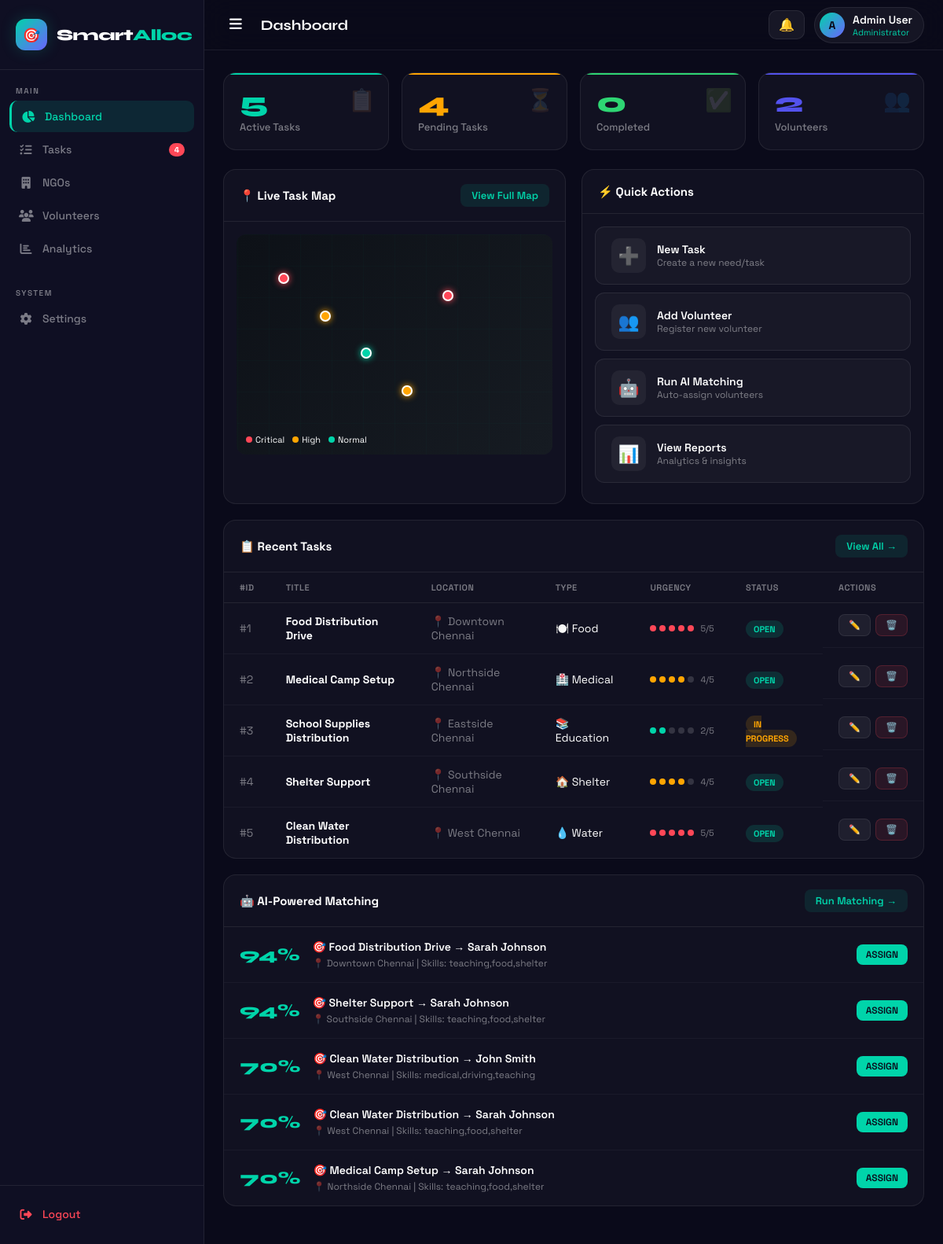
Screenshot of /smartalloc/pages/admin_dashboard.php (signed in) with the database file from the repository.
### tables this page shows
CREATE TABLE IF NOT EXISTS tasks (
    id INT AUTO_INCREMENT PRIMARY KEY,
    title VARCHAR(200) NOT NULL,
    description TEXT,
    location VARCHAR(200),
    latitude DECIMAL(10,8) DEFAULT 11.0168,
    longitude DECIMAL(11,8) DEFAULT 76.9558,
    problem_type ENUM('food','medical','shelter','water','education','other') DEFAULT 'other',
    urgency INT DEFAULT 3 CHECK (urgency BETWEEN 1 AND 5),
    status ENUM('open','in-progress','completed') DEFAULT 'open',
    volunteers_needed INT DEFAULT 1,
    created_by INT,
    ngo_id INT NULL,
    created_at TIMESTAMP DEFAULT CURRENT_TIMESTAMP,
    updated_at TIMESTAMP DEFAULT CURRENT_TIMESTAMP ON UPDATE CURRENT_TIMESTAMP,
    FOREIGN KEY (created_by) REFERENCES users(id),
    FOREIGN KEY (ngo_id) REFERENCES ngos(id)
);

CREATE TABLE IF NOT EXISTS users (
    id INT AUTO_INCREMENT PRIMARY KEY,
    name VARCHAR(100) NOT NULL,
    email VARCHAR(100) UNIQUE NOT NULL,
    password VARCHAR(255) NOT NULL,
    role ENUM('admin','volunteer','ngo') NOT NULL,
    volunteer_id VARCHAR(20) NULL,
    phone VARCHAR(20),
    location VARCHAR(200),
    skills TEXT,
    profile_pic VARCHAR(255) DEFAULT 'default.png',
    status ENUM('active','inactive','pending') DEFAULT 'active',
    created_at TIMESTAMP DEFAULT CURRENT_TIMESTAMP
);

### smartalloc/pages/admin_dashboard.php (the view, shortened to what this page needs)
<?php
include '../partials/admin_layout.php';
$tasks = $db->query("SELECT t.*, u.name as creator FROM tasks t LEFT JOIN users u ON t.created_by = u.id ORDER BY t.created_at DESC LIMIT 8")->fetch_all(MYSQLI_ASSOC);
$ai_matches = $db->query("
  SELECT t.id as task_id, t.title as task_title, t.problem_type, t.location as task_loc,
         u.id as vol_id, u.name as vol_name, u.skills, u.location as vol_loc,
         CASE
           WHEN u.skills LIKE CONCAT('%', t.problem_type, '%') THEN 94
           WHEN u.location = t.location THEN 82
           ELSE 70
         END as match_score
  FROM tasks t
  JOIN users u ON u.role='volunteer'
  LEFT JOIN assignments a ON a.task_id = t.id AND a.volunteer_id = u.id
  WHERE t.status='open' AND a.id IS NULL
  ORDER BY match_score DESC, t.urgency DESC
  LIMIT 5
")->fetch_all(MYSQLI_ASSOC);
$urgency_color = [5=>'#FF4757',4=>'#FFA502',3=>'#5352ED',2=>'#00D4AA',1=>'#888'];
?>
<div class="sidebar" id="sidebar">
  <div class="sidebar-logo">
    <div class="logo-icon">🎯</div>
    <div class="logo-text">Smart<span>Alloc</span></div>
  </div>
  <div class="nav-section">
    <div class="nav-label">Main</div>
    <a class="nav-item active" href="/smartalloc/pages/admin_dashboard.php"><i class="fas fa-chart-pie"></i> Dashboard</a>
    <a class="nav-item" href="/smartalloc/pages/admin_tasks.php"><i class="fas fa-tasks"></i> Tasks <span class="nav-badge"><?= $stats['open_tasks'] ?></span></a>
    <a class="nav-item" href="#" onclick="showSection('ngos')"><i class="fas fa-building"></i> NGOs</a>
    <a class="nav-item" href="#" onclick="showSection('volunteers')"><i class="fas fa-users"></i> Volunteers</a>
    <a class="nav-item" href="/smartalloc/pages/admin_analytics.php"><i class="fas fa-chart-bar"></i> Analytics</a>
  </div>
  <div class="nav-section">
    <div class="nav-label">System</div>
    <a class="nav-item" href="#"><i class="fas fa-cog"></i> Settings</a>
  </div>
  <div class="sidebar-footer">
    <a class="nav-item" href="/smartalloc/pages/logout.php" style="color: var(--danger)"><i class="fas fa-sign-out-alt"></i> Logout</a>
  </div>
</div>
<div class="main-content" id="mainContent">
  <div class="topnav">
    <button class="topnav-toggle" onclick="toggleSidebar()" title="Toggle Menu">
      <i class="fas fa-bars"></i>
    </button>
    <div class="topnav-title">Dashboard</div>
    <div class="topnav-actions">
      <button class="notif-btn" onclick="toggleNotifs()" title="Notifications">
        🔔 <?php if($notif_count > 0): ?><span class="notif-badge"><?= $notif_count ?></span><?php endif; ?>
      </button>
      <div class="user-pill" onclick="toggleUserMenu()">
        <div class="user-avatar"><?= strtoupper(substr($user['name'],0,1)) ?></div>
        <div>
          <div class="user-name"><?= htmlspecialchars($user['name']) ?></div>
          <div class="user-role">Administrator</div>
        </div>
      </div>
    </div>
  </div>
  <div class="page-content">
    <div class="stat-grid">
      <div class="stat-card" style="--accent-color: #00D4AA">
        <div class="stat-number"><?= $stats['active_tasks'] + $stats['open_tasks'] ?></div>
        <div class="stat-label">Active Tasks</div>
        <div class="stat-icon">📋</div>
      </div>
      <div class="stat-card" style="--accent-color: #FFA502">
        <div class="stat-number"><?= $stats['open_tasks'] ?></div>
        <div class="stat-label">Pending Tasks</div>
        <div class="stat-icon">⏳</div>
      </div>
      <div class="stat-card" style="--accent-color: #2ED573">
        <div class="stat-number"><?= $stats['completed_tasks'] ?></div>
        <div class="stat-label">Completed</div>
        <div class="stat-icon">✅</div>
      </div>
      <div class="stat-card" style="--accent-color: #5352ED">
        <div class="stat-number"><?= $vol_count ?></div>
        <div class="stat-label">Volunteers</div>
        <div class="stat-icon">👥</div>
      </div>
    </div>
    <div class="grid-2">
      <div class="section-card">
        <div class="section-header">
          <div class="section-title">📍 Live Task Map</div>
          <button class="section-action" onclick="loadMap()">View Full Map</button>
        </div>
        <div style="padding: 16px;">
          <div class="map-container" id="taskMap">
            <div id="mapContent" style="width:100%;height:100%;position:relative;background:linear-gradient(135deg,#0d1117,#161b22);border-radius:8px;overflow:hidden;">
              <svg style="position:absolute;inset:0;width:100%;height:100%;opacity:0.1" viewBox="0 0 400 280">
                <defs><pattern id="g" width="40" height="40" patternUnits="userSpaceOnUse"><path d="M 40 0 L 0 0 0 40" fill="none" stroke="#00D4AA" stroke-width="0.5"/></pattern></defs>
                <rect width="400" height="280" fill="url(#g)"/>
              </svg>
              <?php foreach($tasks as $i => $t):
                $colors = [5=>'#FF4757',4=>'#FFA502',3=>'#5352ED',2=>'#00D4AA',1=>'#888'];
                $x = 15 + ($i * 13) % 70;
                $y = 20 + ($i * 17) % 60;
                $clr = $colors[$t['urgency']] ?? '#00D4AA';
              ?>
              <div style="position:absolute;left:<?=$x?>%;top:<?=$y?>%;transform:translate(-50%,-50%)">
                <div style="width:14px;height:14px;border-radius:50%;background:<?=$clr?>;border:2px solid white;cursor:pointer;box-shadow:0 0 8px <?=$clr?>"
                     title="<?=htmlspecialchars($t['title'])?> - <?=htmlspecialchars($t['location'])?>"></div>
              </div>
              <?php endforeach; ?>
              <div style="position:absolute;bottom:12px;left:12px;display:flex;gap:10px;font-size:11px;">
                <span style="display:flex;align-items:center;gap:4px"><span style="width:8px;height:8px;border-radius:50%;background:#FF4757;display:inline-block"></span>Critical</span>
                <span style="display:flex;align-items:center;gap:4px"><span style="width:8px;height:8px;border-radius:50%;background:#FFA502;display:inline-block"></span>High</span>
                <span style="display:flex;align-items:center;gap:4px"><span style="width:8px;height:8px;border-radius:50%;background:#00D4AA;display:inline-block"></span>Normal</span>
              </div>
            </div>
          </div>
        </div>
      </div>
      <div class="section-card">
        <div class="section-header">
          <div class="section-title">⚡ Quick Actions</div>
        </div>
        <div style="padding: 16px;">
          <div class="quick-action" onclick="openModal('taskModal')">
            <div class="qa-icon">➕</div>
            <div><div class="qa-text">New Task</div><div class="qa-sub">Create a new need/task</div></div>
          </div>
          <div class="quick-action" href="/smartalloc/pages/admin_tasks.php">
            <div class="qa-icon">👥</div>
            <div><div class="qa-text">Add Volunteer</div><div class="qa-sub">Register new volunteer</div></div>
          </div>
          <div class="quick-action" onclick="runAIMatch()">
            <div class="qa-icon">🤖</div>
            <div><div class="qa-text">Run AI Matching</div><div class="qa-sub">Auto-assign volunteers</div></div>
          </div>
          <div class="quick-action" href="/smartalloc/pages/admin_analytics.php">
            <div class="qa-icon">📊</div>
            <div><div class="qa-text">View Reports</div><div class="qa-sub">Analytics & insights</div></div>
          </div>
        </div>
      </div>
    </div>
    <div class="section-card">
      <div class="section-header">
        <div class="section-title">📋 Recent Tasks</div>
        <a href="/smartalloc/pages/admin_tasks.php" class="section-action">View All →</a>
      </div>
      <table class="data-table">
        <thead>
          <tr>
            <th>#ID</th>
            <th>Title</th>
            <th>Location</th>
            <th>Type</th>
            <th>Urgency</th>
            <th>Status</th>
            <th>Actions</th>
          </tr>
        </thead>
        <tbody>
          <?php foreach($tasks as $t): ?>
          <tr>
            <td style="color:var(--text-muted)">#<?= $t['id'] ?></td>
            <td><strong><?= htmlspecialchars($t['title']) ?></strong></td>
            <td style="color:var(--text-muted)">📍 <?= htmlspecialchars($t['location']) ?></td>
            <td>
              <?php $type_icons=['food'=>'🍽️','medical'=>'🏥','shelter'=>'🏠','water'=>'💧','education'=>'📚','other'=>'📌']; ?>
              <?= $type_icons[$t['problem_type']] ?? '📌' ?> <?= ucfirst($t['problem_type']) ?>
            </td>
            <td>
              <div class="urgency">
                <?php for($i=1;$i<=5;$i++): ?>
                <div class="urgency-dot <?= $i<=$t['urgency']?'filled':'' ?>"
                     style="<?= $i<=$t['urgency']?'--u-color:'.$urgency_color[$t['urgency']] :''?>"></div>
                <?php endfor; ?>
                <span style="font-size:11px;color:var(--text-muted);margin-left:4px"><?= $t['urgency'] ?>/5</span>
              </div>
            </td>
            <td>
              <?php
                $s=$t['status'];
                $cls=$s==='open'?'badge-open':($s==='in-progress'?'badge-inprogress':'badge-completed');
              ?>
              <span class="badge <?= $cls ?>"><?= ucfirst(str_replace('-',' ',$s)) ?></span>
            </td>
            <td style="display:flex;gap:6px">
              <button class="btn btn-ghost btn-sm" onclick="editTask(<?= htmlspecialchars(json_encode($t)) ?>)">✏️</button>
              <button class="btn btn-danger btn-sm" onclick="deleteTask(<?= $t['id'] ?>)">🗑️</button>
            </td>
          </tr>
          <?php endforeach; ?>
        </tbody>
      </table>
    </div>
    <div class="section-card">
      <div class="section-header">
        <div class="section-title">🤖 AI-Powered Matching</div>
        <button class="section-action" onclick="runAIMatch()">Run Matching →</button>
      </div>
      <div id="ai-match-list">
        <?php foreach($ai_matches as $m): ?>
        <div class="match-item">
          <div class="match-score"><?= $m['match_score'] ?>%</div>
          <div class="match-info">
            <div class="match-title">🎯 <?= htmlspecialchars($m['task_title']) ?> → <?= htmlspecialchars($m['vol_name']) ?></div>
            <div class="match-sub">📍 <?= htmlspecialchars($m['task_loc']) ?> | Skills: <?= htmlspecialchars($m['skills'] ?? 'General') ?></div>
          </div>
          <button class="btn btn-primary btn-sm" onclick="assignVolunteer(<?= $m['task_id'] ?>, <?= $m['vol_id'] ?>)">
            ASSIGN
          </button>
        </div>
        <?php endforeach; ?>
      </div>
    </div>
  </div>
</div>
</body>
</html>

### smartalloc/partials/admin_layout.php (shortened to what this page needs)
<?php
$user = $_SESSION['user'];
$db = getDB();
$stats = $db->query("SELECT
  SUM(status='open') as open_tasks,
  SUM(status='in-progress') as active_tasks,
  SUM(status='completed') as completed_tasks,
  COUNT(*) as total_tasks
FROM tasks")->fetch_assoc();
$vol_count = $db->query("SELECT COUNT(*) as cnt FROM users WHERE role='volunteer'")->fetch_assoc()['cnt'];
?>
<!DOCTYPE html>
<html lang="en">
<head>
<link rel="stylesheet" href="https://cdnjs.cloudflare.com/ajax/libs/font-awesome/6.4.0/css/all.min.css">

### rows the page displays
tasks: id "1", title "Food Distribution Drive", location "Downtown Chennai", problem_type "🍽️", problem_type "Food", urgency "5", status "OPEN", match_score "94", users.name "Sarah Johnson", users.skills "teaching,food,shelter"
tasks: id "2", title "Medical Camp Setup", location "Northside Chennai", problem_type "🏥", problem_type "Medical", urgency "4", status "OPEN", match_score "70", users.name "Sarah Johnson", users.skills "teaching,food,shelter"
tasks: id "3", title "School Supplies Distribution", location "Eastside Chennai", problem_type "📚", problem_type "Education", urgency "2", status "IN PROGRESS"
tasks: id "4", title "Shelter Support", location "Southside Chennai", problem_type "🏠", problem_type "Shelter", urgency "4", status "OPEN", match_score "94", users.name "Sarah Johnson", users.skills "teaching,food,shelter"
tasks: id "5", title "Clean Water Distribution", location "West Chennai", problem_type "💧", problem_type "Water", urgency "5", status "OPEN", match_score "70", users.name "John Smith", users.skills "medical,driving,teaching", users.name "Sarah Johnson", users.skills "teaching,food,shelter"

### other values shown
$stats['open_tasks'] "4"
substr($user['name'],0,1) "A"
$user['name'] "Admin User"
$stats['active_tasks'] + $stats['open_tasks'] "5"
$stats['completed_tasks'] "0"
$vol_count "2"
